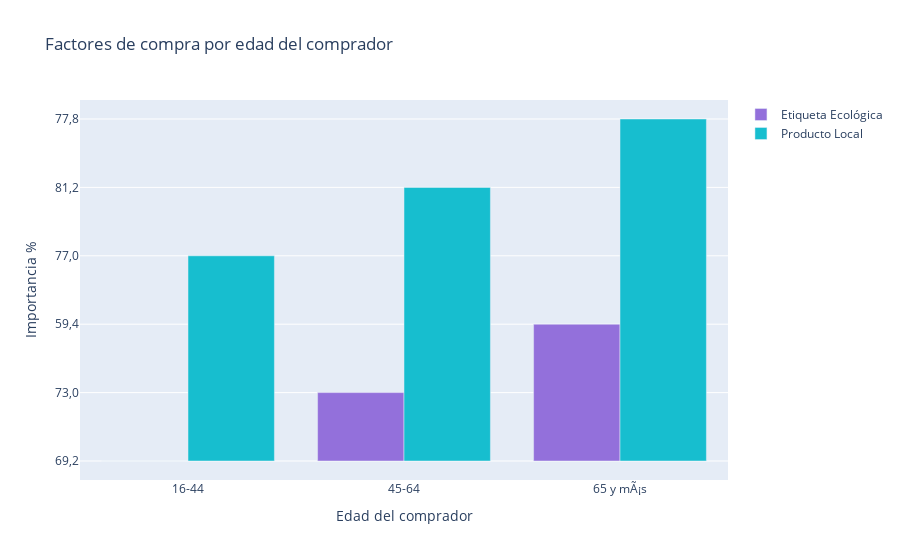

The notebook cell saved with this chart:
### Code cell
barra_eco3 = go.Bar(x=edad["Edad"], y=edad["Etiqueta ecológica"], name='Etiqueta Ecológica', marker_color=colores[0])
barra_local3 = go.Bar(x=edad["Edad"], y=edad["Producto local"], name='Producto Local', marker_color=colores[1])

layout = go.Layout(
    title='Factores de compra por edad del comprador',
    xaxis=dict(title='Edad del comprador'),
    yaxis=dict(title='Importancia %'),
    barmode='group'
)

fig = go.Figure(data=[barra_eco3, barra_local3], layout=layout)
fig.write_html("C:/Users/Ade/src/data/figuras/factores_edad.html")
fig.show()

### Figure 1 — Plotly figure (JSON) as saved in the notebook; plotly's stock layout.template omitted (floating-point values rounded to 4 significant figures)
{"data": [{"marker": {"color": "mediumpurple"}, "name": "Etiqueta Ecológica", "type": "bar", "x": ["16-44", "45-64", "65 y mÃ¡s"], "y": ["69,2", "73,0", "59,4"]}, {"marker": {"color": "#17becf"}, "name": "Producto Local", "type": "bar", "x": ["16-44", "45-64", "65 y mÃ¡s"], "y": ["77,0", "81,2", "77,8"]}], "layout": {"barmode": "group", "title": {"text": "Factores de compra por edad del comprador"}, "xaxis": {"title": {"text": "Edad del comprador"}}, "yaxis": {"title": {"text": "Importancia %"}}}}
